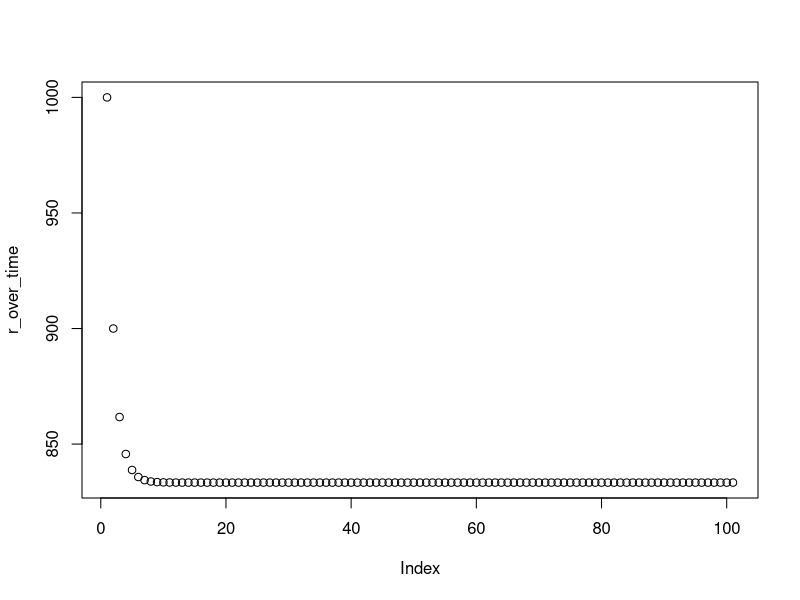
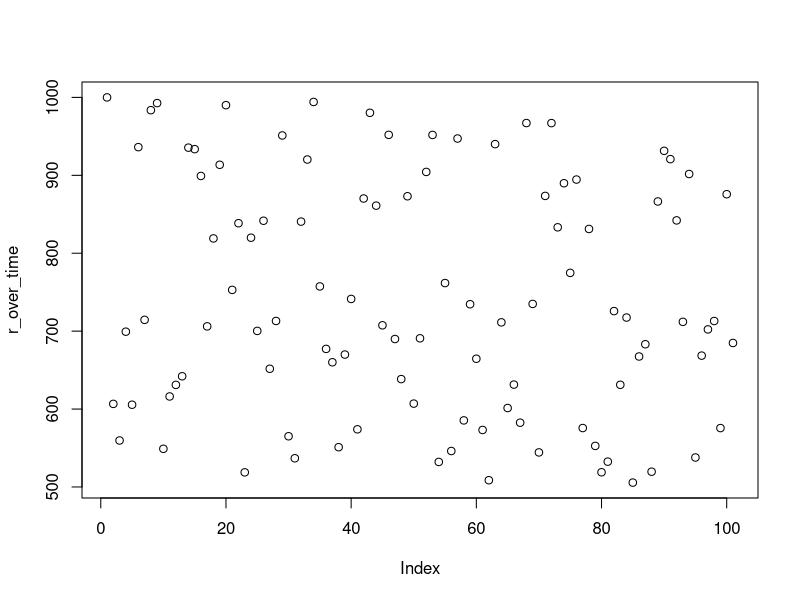

R code for these plots, in order:
## ---- chunk 1
library(tidyverse)

tribble(
  ~lifestage,      ~p,    ~c,
  'spawn_egg',     1250 , 2500000, # spawner to egg
  'egg_smolt',     0.012, 10000,   # egg to smolt
  'smolt_adult',   0.15, NA       # spawner to adult
)

## ---- chunk 2
# Define the Beverton Holt function
BH.func <- function(S, p, c) {
  # generic Beverton-Holt
  # Args:
     # S = parental state
     # p = productivity or survival
     # c = capacity
  # Return:
     # recruits from S
  
  recruits <- (S  * p) / (1 + (p / c) * S)
  return(recruits)
}
## ---- chunk 3
Pn <- prod(c(1250, 0.012, 0.15))
Pn
## ---- chunk 4

p_cumul <- cumprod(c(1250, 0.012, 0.15)) # Pi, cumulative product of p up to stage i
Pici    <- p_cumul/c(2500000, 10000, NA) # Pi/ci
Cn      <- Pn/sum(Pici, na.rm = TRUE)
Cn

## ---- chunk 5
Neq <- Cn - (Cn / Pn)

Neq
## ---- chunk 6

spawners <- 1000 # initialize with an arbitrary number of spawners

for (i in 1:100) {
  #spawners to eggs -- BH
  eggs <- BH.func(S = spawners,
                  p = 1250,
                  c = 2500000)
  
  # eggs to smolts -- BH
  smolts <- BH.func(S = eggs,
                    p = 0.012,
                    c = 10000)
  
  # smolts to adults -- DI
  adults <- smolts * 0.15
  
  spawners <- adults
}
  
spawners

## ---- chunk 7
# Define hockey stick function
hockey.stick <- function(S, p, c) {
  # generic hockey stick function
  # Args:
     # S = parental state
     # p = productivity or survival
     # c = capacity or ceiling
  # Return:
     # recruits from S
  
  if (S * p < c) {
    # if recruits are below c
    return(S * p)
  } else {
    # if recruits are over c
    return(c)
  }
}


# Iterate 100 generations with a hockey stick
spawners <- 1000 # initialize with an arbitrary number of spawners

# storage for results of each iteration
r_over_time <- c(spawners) # recruits over time

for (i in 1:100) {
  # spawners to eggs -- BH
  eggs <- hockey.stick(S = spawners, 
                       p = 1250,
                       c = 2500000)
  
  # eggs to smolts -- BH
  smolts <- BH.func(S = eggs,
                    p = 0.012,
                    c = 10000)
  
  # smolts to adults -- DI
  adults <- smolts * 0.15
  
  r_over_time <- c(r_over_time, adults)
  
  spawners <- adults
}
  
spawners

## ---- chunk 8
plot(r_over_time)

## ---- chunk 9
sar <- function() {
  # stochasitic SAR between 0.1 and 0.2
  # Args:
     # NA
  # Return:
     # one random number beteen .1 and .2
  runif(1, 0.1, 0.2)
}

# Try calling the sar() function it 3 times
c(sar(), sar(), sar())
## ---- chunk 10
spawners <- 1000 # initialize with an arbitrary number of spawners

r_over_time <- c(spawners) # recruits over time

for (i in 1:100) {
  
  eggs <- BH.func(S = spawners, 
                  p = 1250,
                  c = 2500000)
  
  smolts <- BH.func(S = eggs,
                    p = 0.012,
                    c = 10000)
  
  adults <- smolts * sar()
  
  r_over_time <- c(r_over_time, adults) # add the next year to the vector of recruits
}
  
plot(r_over_time)

## ---- chunk 11

spawners <- c(1000, 1000) # initialize with an arbitrary number of spawners

prop_ds <- 0.1 # proportion of downstream migratnts

for (i in 1:100) {
  
  eggs <- BH.func(S = spawners,
                  p = 1250,
                  c = 2500000)
  
  movers <- eggs * prop_ds # number of fish moving down to MS per subbasin
  movers_comb <- sum(movers) # total number of movers
  movers_prop <- movers/movers_comb # proportion of total from each basin
  movers_prop[is.nan(movers_prop)] <- 0 # if dividing by zero, call it zero
  
  eggs_moved <- c(eggs * (1 - prop_ds), movers_comb) # length 3, abundance in two tribs and ms
  
  # There are 3 populations going through this B-H
  smolts <- BH.func(S = eggs_moved,
                    p = c(0.012, 0.012, 0.012),
                    c = c(10000, 10000, 1000))
  
  movers_reallocated <- smolts[3] * movers_prop # fish in ms reallocated to natal basin
  smolts_reallocated <- smolts[1:2] + movers_reallocated # natal and migrant fish summed per subbasin
  
  
  adults <- smolts_reallocated * 0.15
  
  spawners <- adults
  
}

spawners

